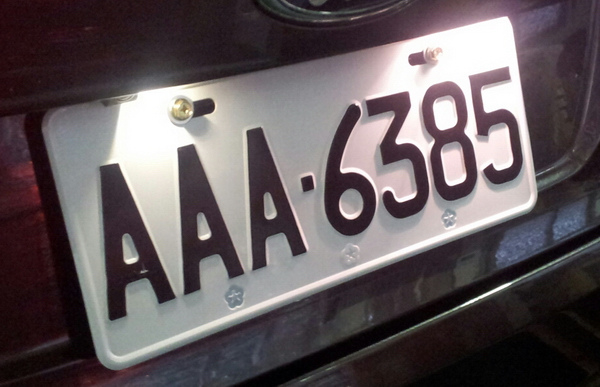
#> input picture img/car.jpg, 600 x 387 px
$ python canny.py
#> lines starting #> are read from the running program, lines starting #| are printed output that depends on the picture
import cv2
import numpy as np
import matplotlib.pyplot as plt
def nothing(x):
    pass

img = cv2.imread('./img/car.jpg', 0)
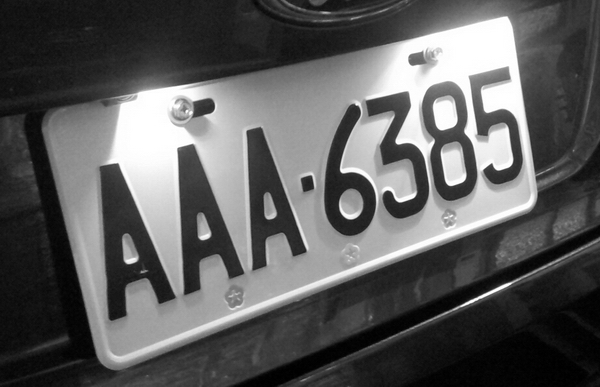
#> img: shape (387, 600); min 0, max 255, mean 92.3
cv2.namedWindow('image')
cv2.createTrackbar('min', 'image', 0, 255, nothing)
cv2.createTrackbar('max', 'image', 0, 255, nothing)
cv2.imshow('image', img)

while(True):
    min = cv2.getTrackbarPos('min','image')
    max = cv2.getTrackbarPos('max','image')
    edges = cv2.Canny(img, min, max)
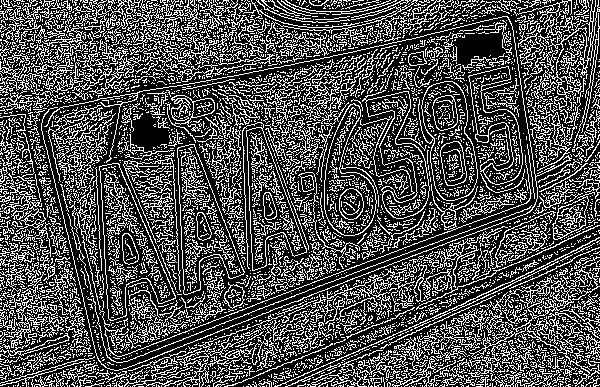
#> edges: shape (387, 600); 31.1% white in thin lines or dots

    cv2.imshow('edges', edges)
    if cv2.waitKey(1) == 27:
#> (key Esc is pressed here)
        break
cv2.destroyAllWindows()
